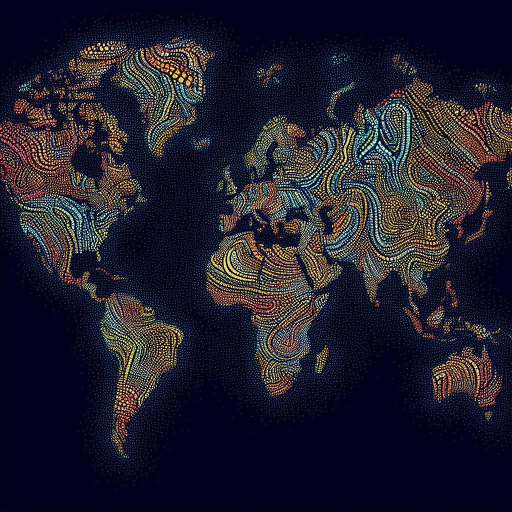
#> input picture validation_fn_fp/false_negative_validation_0763e21106d9bb5adb44fafdebba1337.jpg, 1024 x 1024 px (shown at 1/2 size)
$ python build_cache_external.py --input-dir ../../validation_fn_fp
#> lines starting #> are read from the running program, lines starting #| are printed output that depends on the picture
### src/transforms.py
"""
Shape/resolution standardization + the 6 robustness transforms.

Everything lands at WORKING_RES x WORKING_RES. Locked parameters, see
../docs/pipeline-decisions.md for the full reasoning:

- Real images: crop_to_square() BEFORE resizing to WORKING_RES
- Fake images, 1024-native: jitter_crop_square() BEFORE resizing to WORKING_RES
- Fake images, already at WORKING_RES natively: skip straight to caching, nothing to do
- All 15 variants below are generated FROM the clean, already-square, already-512 image --
  never from the original raw file directly.
- Save format (actually happens in build_cache.py's save_variant(), not here -- this file
  never writes to disk): JPEG-100 for everything, EXCEPT the 4 JPEG-compression variants,
  which save at their own target quality directly (90/70/50/30) -- that quality drop IS
  the transform.
"""
import io
import random

import numpy as np
from PIL import Image, ImageEnhance, ImageFilter

WORKING_RES = 512


# ---------------------------------------------------------------------------
# Shape / resolution standardization -- runs ONCE per image, before any of the
# 15 variants exist. Builds the "clean" cached baseline.
# ---------------------------------------------------------------------------

# [20 lines left out: functions crop_to_square, jitter_crop_square, not called in this run]


def resize_to_working(image: Image.Image, size: int = WORKING_RES) -> Image.Image:
    return image.resize((size, size), Image.BICUBIC)


# ---------------------------------------------------------------------------
# The 6 robustness transforms. Each takes the CLEAN, already-square,
# already-512 image and returns one variant. Dimensions in/out are noted.
# ---------------------------------------------------------------------------

def t_jpeg_compress(image: Image.Image, quality: int) -> Image.Image:
    """quality in {90, 70, 50, 30}. Size unchanged -- the quality drop IS the transform.
    Returns pixel data only; this function never writes to disk. The caller
    (build_cache.py's save_variant()) is responsible for the actual file write, at
    quality=100, which faithfully preserves whatever compression damage happened here."""
    buf = io.BytesIO()
    image.convert("RGB").save(buf, format="JPEG", quality=quality)
    buf.seek(0)
    return Image.open(buf).convert("RGB")


def t_gaussian_blur(image: Image.Image, sigma: float) -> Image.Image:
    """sigma in {0.5, 1.0, 2.0}, in pixels. Size unchanged."""
    return image.filter(ImageFilter.GaussianBlur(radius=sigma))


def t_resize_down_up(image: Image.Image, scale: float) -> Image.Image:
    """scale in {0.5, 0.25}. Shrinks then stretches back to WORKING_RES so this variant
    matches every other variant's final size."""
    w, h = image.size
    small = image.resize((max(int(w * scale), 1), max(int(h * scale), 1)), Image.BICUBIC)
    return small.resize((w, h), Image.BICUBIC)


def t_gaussian_noise(image: Image.Image, sigma_frac: float) -> Image.Image:
    """sigma_frac in {0.02, 0.05, 0.10}, as a fraction of the 0-255 pixel range.
    Size unchanged."""
    arr = np.array(image.convert("RGB")).astype(np.float32)
    sigma = sigma_frac * 255.0
    arr += np.random.normal(0, sigma, arr.shape)
    return Image.fromarray(np.clip(arr, 0, 255).astype("uint8"))


def t_color_jitter(image: Image.Image, pct: float) -> Image.Image:
    """pct in {+0.20, -0.20}. Brightness, contrast, and saturation each shifted
    independently by pct. Size unchanged."""
    out = image
    for Enhancer in (ImageEnhance.Brightness, ImageEnhance.Contrast, ImageEnhance.Color):
        out = Enhancer(out).enhance(1.0 + pct)
    return out


def t_center_crop(image: Image.Image, keep: float = 0.80) -> Image.Image:
    """The robustness-test crop (NOT the shape-fix crop -- this runs on the already-square
    clean image, as one of the 15 variants). Crops to `keep` of each side, then stretches
    back to WORKING_RES to match everyone else's final size."""
    w, h = image.size
    cw, ch = int(w * keep), int(h * keep)
    left = (w - cw) // 2
    top = (h - ch) // 2
    cropped = image.crop((left, top, left + cw, top + ch))
    return cropped.resize((w, h), Image.BICUBIC)


# ---------------------------------------------------------------------------
# All 15 variants, one call each. 4 JPEG + 3 blur + 2 resize + 3 noise +
# 2 color + 1 crop = 15.
# ---------------------------------------------------------------------------

def build_all_variants(clean_image: Image.Image) -> dict[str, Image.Image]:
    """clean_image must already be square and at WORKING_RES (the standardized baseline)."""
    variants = {}
    for q in (90, 70, 50, 30):
        variants[f"jpeg_q{q}"] = t_jpeg_compress(clean_image, q)
    for s in (0.5, 1.0, 2.0):
        variants[f"blur_s{s}"] = t_gaussian_blur(clean_image, s)
    for scale in (0.5, 0.25):
        variants[f"resize_{scale}"] = t_resize_down_up(clean_image, scale)
    for s in (0.02, 0.05, 0.10):
        variants[f"noise_s{s}"] = t_gaussian_noise(clean_image, s)
    for pct in (0.20, -0.20):
        sign = "up" if pct > 0 else "down"
        variants[f"color_{sign}"] = t_color_jitter(clean_image, pct)
    variants["crop80"] = t_center_crop(clean_image, 0.80)
    return variants

### scripts/test/build_cache_external.py
"""
Builds the robustness cache (clean + 15 transform variants) from an arbitrary
folder of images -- NOT from manifest.csv. For external / inference-time image
sets (e.g. a judge's submitted photos, an external validation folder) that were
never part of the manifest -> build_cache training pipeline.

Recursively finds every image under --input-dir, at ANY subfolder depth.

LABEL / is_real HANDLING -- this matters for correctness, not just bookkeeping:
build_cache.py's make_clean_baseline() applies jitter_crop_square() ONLY to fakes
larger than WORKING_RES, specifically to break the identical-resize-ratio
fingerprint a generator's fixed-size fake images would otherwise carry. That step
is a FAKES-ONLY anti-fingerprint step -- it must NOT be applied to an image whose
true label is unknown, since blindly jitter-cropping an unknown image applies
training-time fake-specific preprocessing to something that might actually be
real, mismatching what the classifier was trained to expect at inference time.

So:
  - If --input-dir has real/ and fake/ subfolders (same convention used
    elsewhere in this project), images are labeled accordingly and preprocessed
    exactly like training data of that label.
  - Otherwise (a flat folder -- e.g. a judge's raw phone photos, true label
    unknown), EVERY image goes through the "real" branch: shape-fix crop only,
    no jitter_crop_square. This keeps preprocessing parity with training without
    ever guessing a label the pipeline doesn't actually have.

Writes an id_mapping.csv into the output folder (img_id -> original path, label)
since there's no manifest.csv here to trace img_id back to a source file.

Run this instead of build_cache.py for ad-hoc / external image folders.

Usage:
    python scripts/test/build_cache_external.py --input-dir "C:\\path\\to\\images"
    python scripts/test/build_cache_external.py --input-dir "..." --split-name judge_photos --cache-root data/cache/clean
"""
import argparse
import sys
from pathlib import Path

import pandas as pd
from PIL import Image
from tqdm import tqdm


def _find_src_dir() -> Path:
    """Walks up from this file looking for a 'src' directory, rather than
    assuming a fixed number of parent levels -- build_cache.py's own import
    depth already changed once (parent.parent -> parent.parent.parent) as the
    repo's scripts/ layout evolved, so a hardcoded depth here would be fragile
    to wherever this script ends up living."""
    here = Path(__file__).resolve()
    for parent in here.parents:
        candidate = parent / "src"
        if candidate.exists():
            return candidate
    raise SystemExit("Could not locate a 'src' directory above this script -- "
                      "adjust the sys.path.insert line manually.")


SRC_DIR = Path(__file__).resolve().parents[2] / "src"
if str(SRC_DIR) not in sys.path:
    sys.path.insert(0, str(SRC_DIR))

from transforms import (  # noqa: E402
    WORKING_RES,
    build_all_variants,
    crop_to_square,
    jitter_crop_square,
    resize_to_working,
)

IMG_EXTS = {".jpg", ".jpeg", ".png", ".webp"}


def make_clean_baseline(image: Image.Image, is_real: bool) -> Image.Image:
    """Identical logic to build_cache.py's make_clean_baseline() -- duplicated
    here rather than imported, since this script is meant to run standalone
    against any folder without depending on build_cache.py's manifest-row-based
    structure. Keep both in sync if the shape-fix logic ever changes."""
    w, h = image.size
    if w != h:
        image = crop_to_square(image)
    w, _ = image.size
    if not is_real and w > WORKING_RES:
        image = jitter_crop_square(image)
    return resize_to_working(image)


def save_variant(image: Image.Image, path: Path) -> None:
    image.convert("RGB").save(path, format="JPEG", quality=100)


def scan_input_dir(root: Path) -> list[tuple[Path, bool | None]]:
    """Returns (path, is_real) pairs. is_real is True/False if real/fake
    subfolders are found; otherwise None for every image in a flat/unlabeled
    folder. None is handled explicitly in process_image() as "unknown label ->
    use the real branch" -- not silently defaulted here, so the decision stays
    visible and traceable rather than buried in a fallback."""
    real_dir, fake_dir = root / "real", root / "fake"
    if real_dir.exists() or fake_dir.exists():
        pairs = []
        for folder, is_real in ((real_dir, True), (fake_dir, False)):
            if not folder.exists():
                continue
            for p in sorted(folder.rglob("*")):
                if p.suffix.lower() in IMG_EXTS:
                    pairs.append((p, is_real))
        return pairs

    paths = sorted(p for p in root.rglob("*") if p.suffix.lower() in IMG_EXTS)
    return [(p, None) for p in paths]


def make_unique_img_ids(paths: list[Path], root: Path) -> list[str]:
    """Path-relative-to-root with separators flattened to underscores as the
    base id, plus a collision-safe counter suffix -- same defensive pattern as
    build_manifest.py's make_unique_img_ids(), since nested subfolders can still
    reuse filenames across different subfolders (e.g. two "IMG_0001.jpg" from
    different phone albums dumped into the same parent folder)."""
    seen: dict[str, int] = {}
    ids = []
    for p in paths:
        base = "_".join(p.relative_to(root).with_suffix("").parts)
        n = seen.get(base, 0)
        seen[base] = n + 1
        ids.append(base if n == 0 else f"{base}_{n}")
    return ids


def process_image(path: Path, is_real: bool | None, img_id: str, out_root: Path) -> None:
    image = Image.open(path).convert("RGB")
    # Unknown label -> "real" branch (no jitter_crop_square). See module docstring.
    effective_is_real = True if is_real is None else is_real

    clean = make_clean_baseline(image, effective_is_real)
    variants = build_all_variants(clean)
    variants["clean"] = clean

    out_dir = out_root / img_id
    out_dir.mkdir(parents=True, exist_ok=True)
    for name, variant_img in variants.items():
        save_variant(variant_img, out_dir / f"{name}.jpg")


def main() -> None:
    ap = argparse.ArgumentParser(description=__doc__)
    ap.add_argument("--input-dir", required=True)
    ap.add_argument("--cache-root", default="data/cache/clean")
    ap.add_argument("--split-name", default="external",
                     help="Subfolder name under --cache-root this gets written to. "
                          "NOT a real train/val/test split -- just a label so this "
                          "doesn't collide with the manifest-driven cache.")
    args = ap.parse_args()

    input_dir = Path(args.input_dir)
    if not input_dir.exists():
        raise SystemExit(f"--input-dir not found: {input_dir}")

    pairs = scan_input_dir(input_dir)
    if not pairs:
        raise SystemExit(f"No images found under {input_dir}")

    paths = [p for p, _ in pairs]
    labels = [is_real for _, is_real in pairs]
    img_ids = make_unique_img_ids(paths, input_dir)

    if all(l is None for l in labels):
        print(f"Found {len(paths)} images, flat/unlabeled folder -- ALL will use "
              f"the 'real' preprocessing branch (no jitter_crop_square), since "
              f"true label is unknown. See module docstring for why.")
    else:
        print(f"Found {len(paths)} images with real/fake subfolders detected -- "
              f"preprocessed per their actual label.")

    out_root = Path(args.cache_root) / args.split_name
    out_root.mkdir(parents=True, exist_ok=True)

    failed = []
    for path, is_real, img_id in tqdm(list(zip(paths, labels, img_ids)), desc=args.split_name):
        try:
            process_image(path, is_real, img_id, out_root)
#> in process_image, image is the input picture: PIL image 1024x1024 RGB; mean R, G, B 32, 30.2, 44.8
#> in resize_to_working, `return image.resize((size, size), Image.BICUBIC)`:
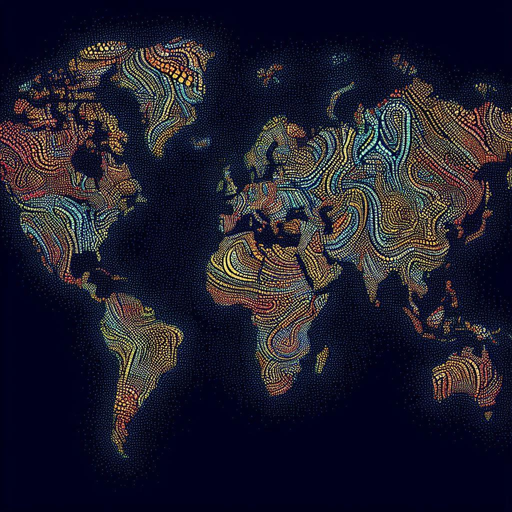
#> returned value: PIL image 512x512 RGB; mean R, G, B 32, 30.2, 44.9
#> the loop in build_all_variants, `for s in (0.5, 1.0, 2.0):` made 3 passes
#> s on pass 1: 0.5
#> after the loop in build_all_variants, `for s in (0.5, 1.0, 2.0):`: variants = 7 items
#> the loop in build_all_variants, `for scale in (0.5, 0.25):` made 2 passes
#> pass 2, in t_resize_down_up (call 2), `small = image.resize((max(int(w * scale), 1), max(int(h * scale), 1)),..`:
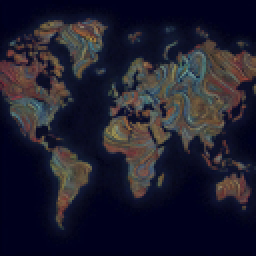
#> small: PIL image 128x128 RGB (shown 2 times larger); mean R, G, B 32, 30.2, 44.9
#> after the loop in build_all_variants, `for scale in (0.5, 0.25):`: variants = 9 items
#> the loop in build_all_variants, `for s in (0.02, 0.05, 0.10):` made 3 passes
#> pass 1, in t_gaussian_noise, `arr += np.random.normal(0, sigma, arr.shape)`:
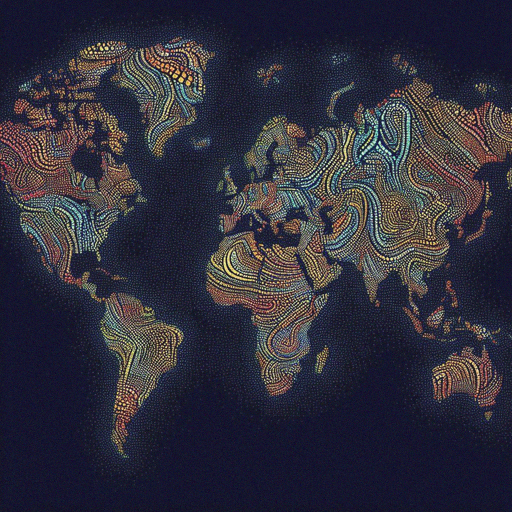
#> arr: shape (512, 512, 3) float32; mean R, G, B 32, 30.2, 44.9; drawn with min black and max white
#> pass 3, in t_gaussian_noise (call 3), `arr += np.random.normal(0, sigma, arr.shape)`:
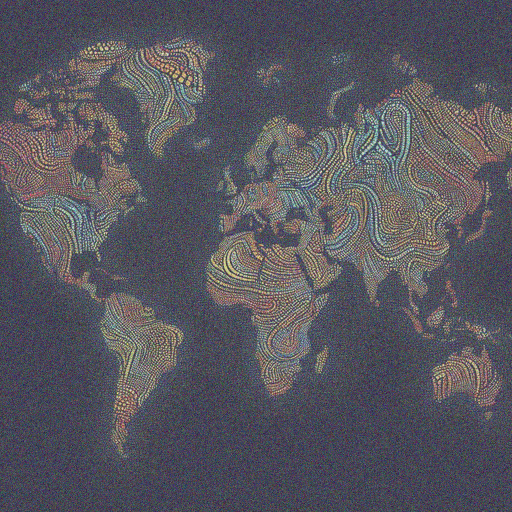
#> arr: shape (512, 512, 3) float32; mean R, G, B 32, 30.2, 44.9; drawn with min black and max white
#> after the loop in build_all_variants, `for s in (0.02, 0.05, 0.10):`: variants = 12 items
#> after the loop in build_all_variants, `for pct in (0.20, -0.20):`: variants = 14 items
#> in t_center_crop, `cropped = image.crop((left, top, left + cw, top + ch))`:
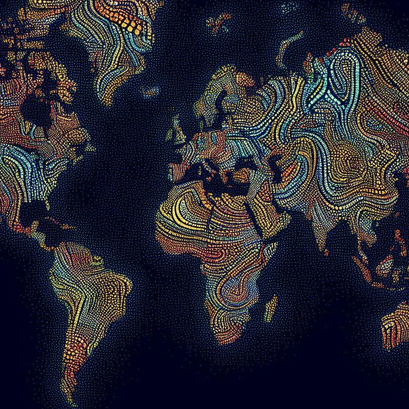
#> cropped: PIL image 409x409 RGB; mean R, G, B 41.4, 40.1, 50.7
#> in t_center_crop, `return cropped.resize((w, h), Image.BICUBIC)`:
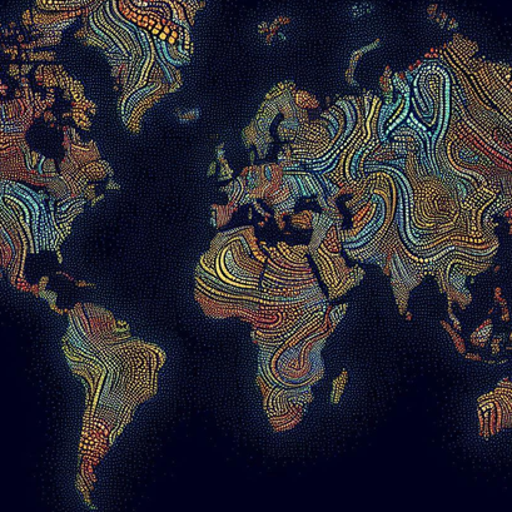
#> returned value: PIL image 512x512 RGB; mean R, G, B 41.4, 40.1, 50.7
#> in process_image, `variants = build_all_variants(clean)`: variants = 15 items
#> the loop in process_image, `for name, variant_img in variants.items():` made 16 passes
#> name on passes 1 to 12: 'jpeg_q90', 'jpeg_q70', 'jpeg_q50', 'jpeg_q30', 'blur_s0.5', 'blur_s1.0', 'blur_s2.0', 'resize_0.5', 'resize_0.25', 'noise_s0.02', 'noise_s0.05', 'noise_s0.1'
#> pass 2, in save_variant (call 2), `image.convert("RGB").save(path, format="JPEG", quality=100)`:
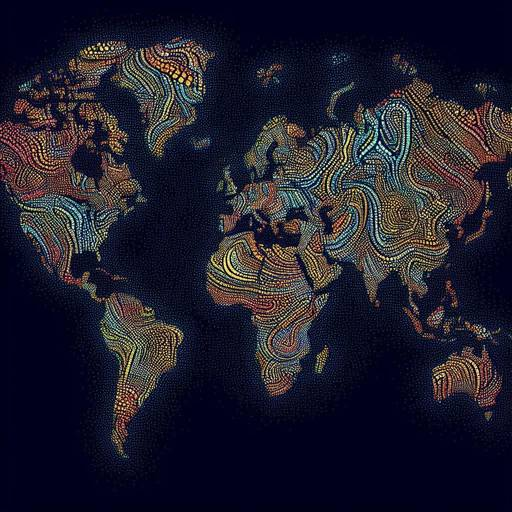
#> saved as jpeg_q70.jpg: PIL image 512x512 RGB; mean R, G, B 32.3, 30.3, 45.1
        except Exception as e:
            failed.append((str(path), str(e)))
#> pass 2 of the loop in main, `for path, is_real, img_id in tqdm(list(zip(paths, labels, img_ids)), d..`:
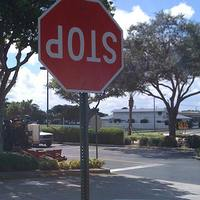
#> input picture validation_fn_fp/false_positive__validation_photo_img158960.jpg, 200 x 200 px
#> in process_image, image is the input picture: PIL image 200x200 RGB; mean R, G, B 100.5, 97.7, 107.3
#> the loop in build_all_variants (call 2), `for s in (0.5, 1.0, 2.0):` made 3 passes
#> the loop in build_all_variants (call 2), `for s in (0.02, 0.05, 0.10):` made 3 passes
#> pass 3, in t_gaussian_noise (call 6), `arr += np.random.normal(0, sigma, arr.shape)`:
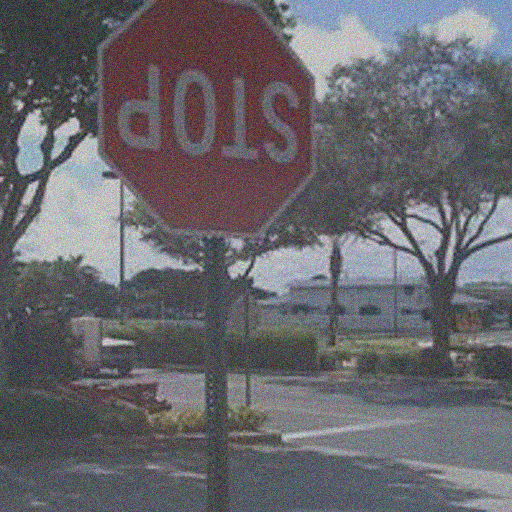
#> arr: shape (512, 512, 3) float32; mean R, G, B 100.4, 97.7, 107.2; drawn with min black and max white
#> in t_center_crop (call 2), `cropped = image.crop((left, top, left + cw, top + ch))`:
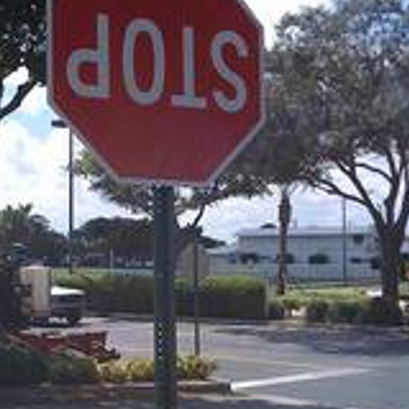
#> cropped: PIL image 409x409 RGB; mean R, G, B 104.1, 97.3, 105.3
#> the loop in process_image (call 2), `for name, variant_img in variants.items():` made 16 passes

    print(f"\nDone: {len(paths) - len(failed)}/{len(paths)} images cached "
          f"(16 files each: clean + 15 variants)")
    if failed:
        print(f"{len(failed)} failed:")
        for path, err in failed[:10]:
            print(f"  {path}: {err}")

    # No manifest.csv exists for this folder -- write a small mapping so img_id
    # can still be traced back to its original file (and detected label, if any).
    kept = [(i, p, l) for i, p, l in zip(img_ids, paths, labels)
            if str(p) not in {fp for fp, _ in failed}]
    mapping = pd.DataFrame({
        "img_id": [i for i, _, _ in kept],
        "original_path": [str(p) for _, p, _ in kept],
        "label": ["real" if l is True else "fake" if l is False else "unknown"
                  for _, _, l in kept],
    })
    mapping_path = out_root / "id_mapping.csv"
#> (the run stopped early here; a loop or call above may not have finished)
